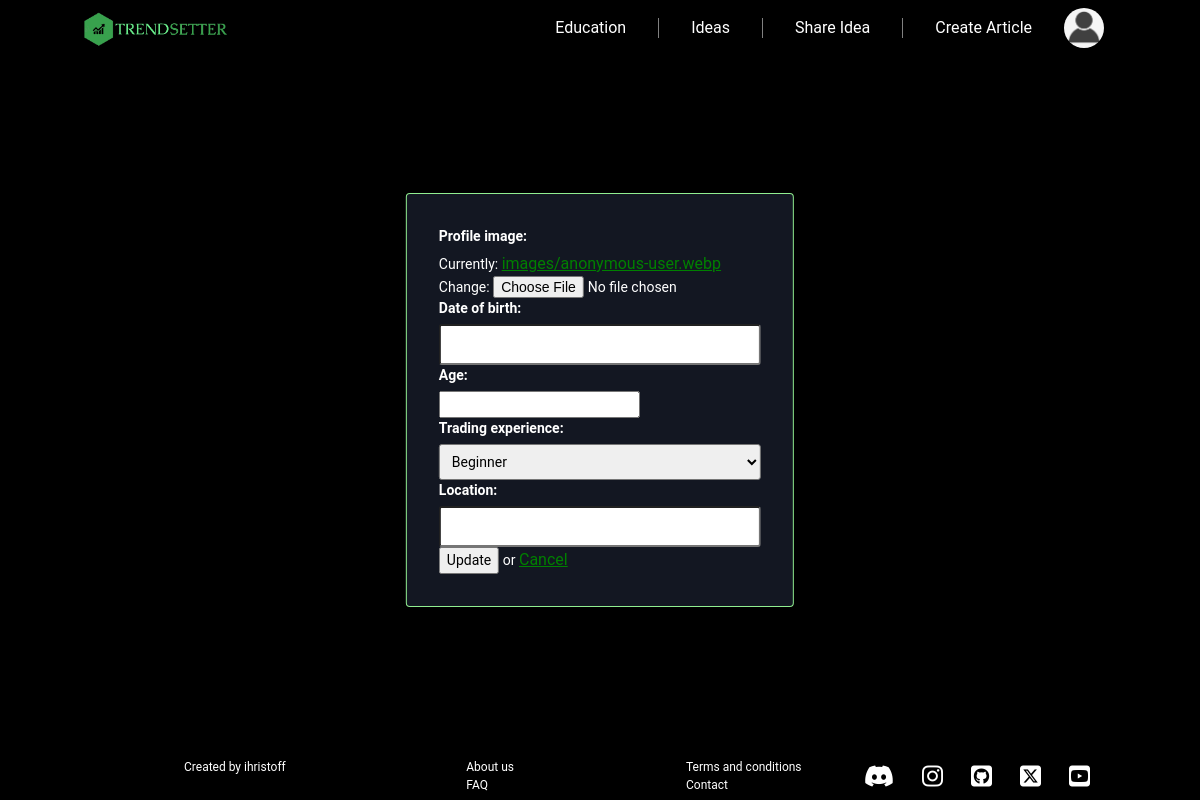
The page /accounts/update/1 (signed in) on the database as committed earlier.
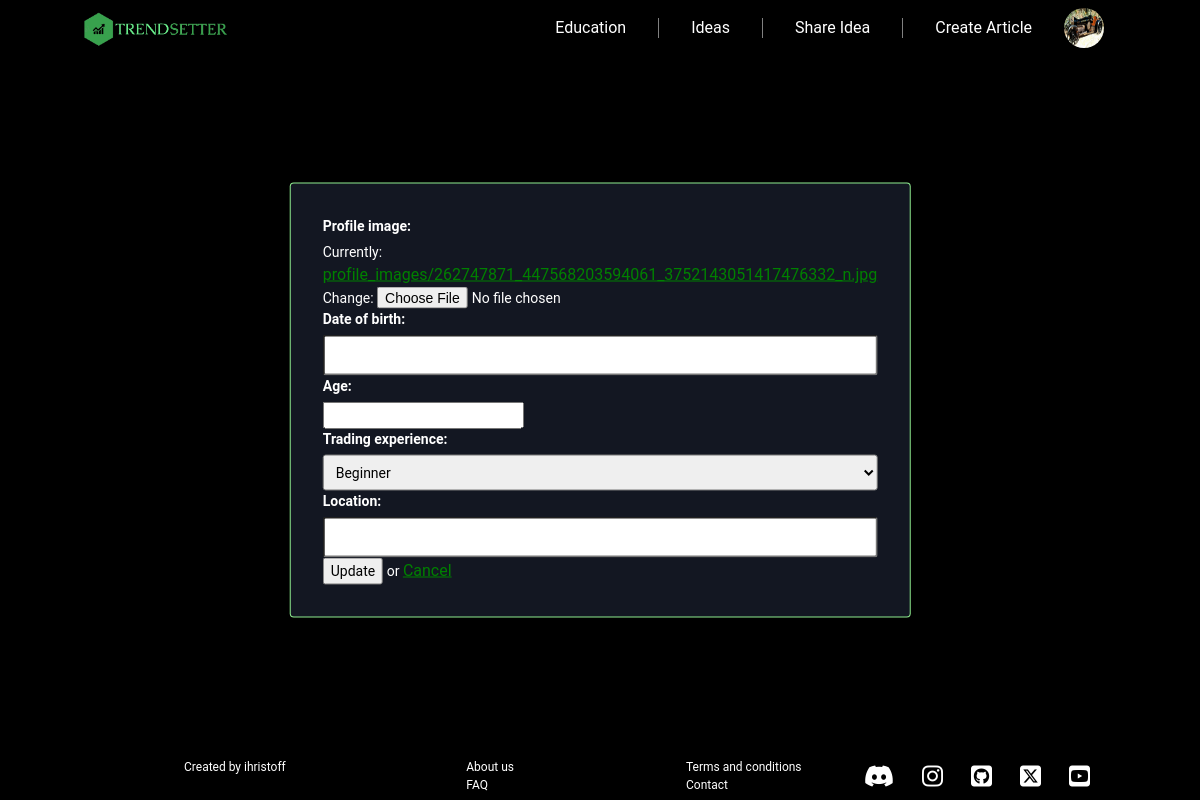
The same page on the database as committed later.
### TrendSetter/accounts/models.py (models this page shows)
class TrendSetterUser(auth_models.AbstractBaseUser, auth_models.PermissionsMixin):
    EMAIL_MAX_LENGTH = 50
    email = models.EmailField(
        unique=True,
        max_length=EMAIL_MAX_LENGTH,
        null=False,
        blank=False,
        error_messages={'unique': 'A user with that email already exists',}
    )
    date_joined = models.DateTimeField(
        auto_now_add=True,
    )
    is_staff = models.BooleanField(
        default=False,
    )
    USERNAME_FIELD = "email"
    objects= TrendSetterUserManager()
    class Meta:
        verbose_name = "User"

class Profile(models.Model):
    BEGINNER = 'beginner'
    INTERMEDIATE = 'intermediate'
    ADVANCED = 'advanced'
    EXPERIENCE_CHOICES = [
        (BEGINNER, 'Beginner'),
        (INTERMEDIATE, 'Intermediate'),
        (ADVANCED, 'Advanced'),
    ]
    user = models.OneToOneField(
        TrendSetterUser,
        on_delete=models.CASCADE,
        primary_key=True,
    )
    date_of_birth = models.DateField(null=True, blank=True)
    profile_image = models.ImageField(
        upload_to='profile_images/',
        validators=(image_size_validator,),
    )
    age = models.PositiveIntegerField(
        null=True,
        blank=True,
    )
    location = models.CharField(max_length=50, null=True, blank=True)
    trading_experience = models.CharField(
        max_length=12,
        choices=EXPERIENCE_CHOICES,
        default=BEGINNER,
    )

### TrendSetter/accounts/views.py (the view, shortened to what this page needs)
# urls.py: path('update/<int:pk>', UpdateProfileView.as_view(), name='profile update'),
class UpdateProfileView(LoginRequiredMixin, views.UpdateView):
    queryset = Profile.objects.all()
    fields = ('profile_image','date_of_birth', 'age',  'trading_experience',  'location' )
    template_name = 'accounts/update-profile.html'
    def get_context_data(self, **kwargs):
        context = super().get_context_data(**kwargs)
        context['profile_image'] = self.object.profile_image.url if self.object.profile_image else None
        return context

### templates/accounts/update-profile.html (shortened to what this page needs)
{% extends 'base.html' %}
{% load static %}
{% load crispy_forms_filters %}
{% block content %}
<link rel="stylesheet" href="{% static 'css/accounts.css' %}"/>
    <div class="main-container">
    <form action = "{% url 'profile update' pk=object.pk %}" method = 'post' enctype="multipart/form-data" class="form-container">
       <div class="form-group">
        {% for field in form %}
    <div class="form-group">
        {{ field.label_tag }}
        {{ field}}
    </div>
    {% endfor %}
       </div>
        <button type="submit">Update</button>
        or <a href="{% url 'index' %}">Cancel</a>
    </form>
</div>
{% endblock %}

### templates/base.html (shortened to what this page needs)
{% load custom_filters %}
{% load static %}
<!DOCTYPE html>
<html lang="en">
<head>
    <link rel="stylesheet" href="{% static 'css/reset.css' %}">
    <link rel="stylesheet" href="{% static 'css/base.css' %}">
</head>
<body>
<section id="top">
    <header class="header">
        <div class="logo">
            <a href="{% url 'index' %}">
                <img src="{% static 'images/logo.png' %} " width="150" alt="TRENDSETTER">
            </a>
        </div>
        <nav class="navigation">
            <ul role="list">
                <li class="nav-item"><a href="{% url 'education articles' %}" class="nav-link ">Education</a></li>
                <li class="nav-item"><a href="{% url 'trade ideas dashboard' %}" class="nav-link">Ideas</a></li>
                {% if not request.user.is_authenticated %}
                    <li class="nav-item"><a href="{% url 'login' %}" class="nav-link">Login</a></li>
                {% else %}
                    <li class="nav-item"><a href="{% url 'create idea' %}" class="nav-link">Share Idea</a></li>
                    {% if user.is_authenticated and user.is_staff %}
                        <li class="nav-item"><a href="{% url 'create article' %}" class="nav-link">Create Article</a>
                        </li>
                    {% elif user.is_authenticated and user|is_content_creator %}
                        <li class="nav-item"><a href="{% url 'create article' %}" class="nav-link">Create Article</a>
                        </li>
                    {% endif %}
                    <div class="profile">
                        {% if request.user.profile.profile_image %}
                            <img src="{{ request.user.profile.profile_image.url }}" alt="Profile Picture"
                                 class="profile-img" id="profileBtn">
                        {% else %}
                            <img src="{% static 'images/anonymous-user.webp' %}" alt="Profile Picture"
                                 class="profile-img" id="profileBtn">
                        {% endif %}
                    </div>
                {% endif %}
            </ul>
        </nav>
    </header>
</section>
<section id="main-section">
    {% block content %}
    {% endblock %}
</section>
<footer>
    <div class="footer-left">
        <div class="created-by">
                            <p>Created by ihristoff</p>
        </div>
        <div class="footer-center">
            <ul role="list">
                <li><a href="{% url 'about' %}" class="footer-link">About us</a></li>
                <li><a href="{% url 'faq' %}" class="footer-link">FAQ</a></li>
            </ul>
        </div>
    </div>
    <div class="footer-right">
        <div class="footer-center">
            <ul role="list">
                <li><a href="{% url 'terms and conditions' %}" class="footer-link">Terms and conditions</a></li>
                <li><a href="{% url 'contact' %}" class="footer-link">Contact</a></li>
            </ul>
        </div>
        <div class="socials">
            <div class="social-icons">
                <a href="https://discord.gg/SH7ERRZ9" class="footer-link"><i
                        class="fa-brands fa-discord"></i></a>
                <a href="https://www.instagram.com/forexdoc.htc/?hl=en" class="footer-link"><i
                        class="fa-brands fa-instagram icon"></i></a>
                <a href="https://github.com/ihristoff" class="footer-link"><i
                        class="fa-brands fa-square-github"></i></a>
                <a href="https://twitter.com/JohnKicklighter" class="footer-link"><i
                        class="fa-brands fa-square-x-twitter"></i></a>
                <a href="https://www.youtube.com/@FrozenTundraTrader" class="footer-link"><i
                        class="fa-brands fa-square-youtube"></i></a>
            </div>
        </div>
    </div>
</footer>
</body>
</html>

Rows that differ between the two databases and show on the page:
now on this page (row edited): TrendSetterUser: user.profile.profile_image (picture)
Other text that changed with them:
text no longer shown: "Currently: images/anonymous-user.webp Change:"
text now shown: "Currently: profile_images/262747871_447568203594061_3752143051417476332_n.jpg Change:"
